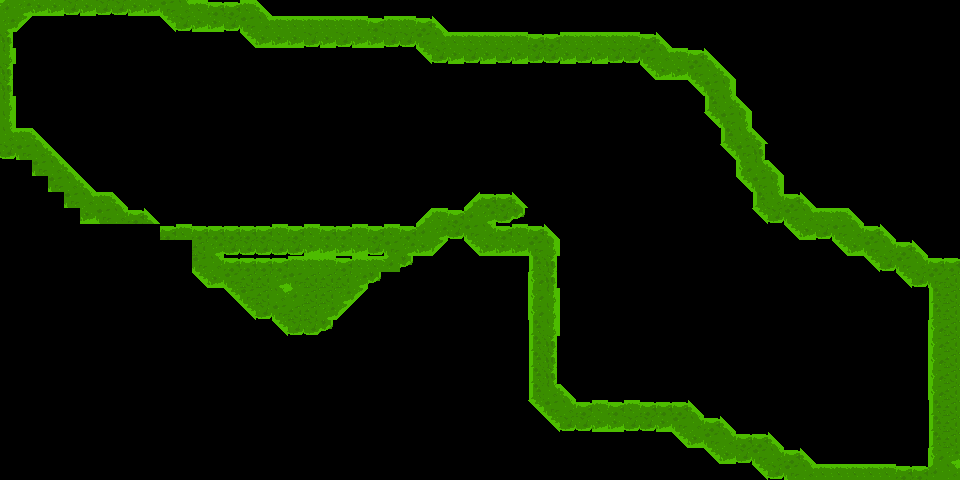

Rendered tile map (Tiled .tmx) drawn with the repository's tilesets; below, a short description and the full map source, tile grids included:
An orthogonal 60x30 tile map with 16x16 px tiles, 1 tile layer (terrain), 2 tilesets and 2 objects (finish-line, ball-spawn).

<map version="1.10" tiledversion="1.12.2" orientation="orthogonal" renderorder="right-down" width="60" height="30" tilewidth="16" tileheight="16" infinite="0" nextlayerid="3" nextobjectid="6">
 <properties>
  <property name="boost_line-capacity" type="float" value="20000" />
  <property name="cannon-count" type="int" value="3" />
  <property name="line-capacity" type="float" value="20000" />
 </properties>
 <tileset firstgid="1" source="tileset.tsx" />
 <tileset firstgid="111" source="../act-2/tileset.tsx" />
 <layer id="1" name="terrain" width="60" height="30">
  <data encoding="csv">
31,7,8,8,26,8,26,26,8,8,9,29,30,4,4,30,80,0,0,0,0,0,0,0,0,0,0,0,0,0,0,0,0,0,0,0,0,0,0,0,0,0,0,0,0,0,0,0,0,0,0,0,0,0,0,0,0,0,0,0,
7,91,0,0,0,0,0,0,0,0,90,26,8,8,26,9,29,30,30,30,30,30,30,4,30,30,4,80,0,0,0,0,0,0,0,0,0,0,0,0,0,0,0,0,0,0,0,0,0,0,0,0,0,0,0,0,0,0,0,0,
16,0,0,0,0,0,0,0,0,0,0,0,0,0,0,90,8,8,8,26,8,26,8,8,26,26,9,29,30,30,30,30,30,4,4,30,30,30,30,30,4,80,0,0,0,0,0,0,0,0,0,0,0,0,0,0,0,0,0,0,
18,0,0,0,0,0,0,0,0,0,0,0,0,0,0,0,0,0,0,0,0,0,0,0,0,0,90,26,8,26,8,26,8,26,26,8,26,8,26,26,9,29,30,4,80,0,0,0,0,0,0,0,0,0,0,0,0,0,0,0,
16,0,0,0,0,0,0,0,0,0,0,0,0,0,0,0,0,0,0,0,0,0,0,0,0,0,0,0,0,0,0,0,0,0,0,0,0,0,0,0,90,8,8,9,29,80,0,0,0,0,0,0,0,0,0,0,0,0,0,0,
16,0,0,0,0,0,0,0,0,0,0,0,0,0,0,0,0,0,0,0,0,0,0,0,0,0,0,0,0,0,0,0,0,0,0,0,0,0,0,0,0,0,0,90,9,18,0,0,0,0,0,0,0,0,0,0,0,0,0,0,
18,0,0,0,0,0,0,0,0,0,0,0,0,0,0,0,0,0,0,0,0,0,0,0,0,0,0,0,0,0,0,0,0,0,0,0,0,0,0,0,0,0,0,0,14,29,80,0,0,0,0,0,0,0,0,0,0,0,0,0,
18,0,0,0,0,0,0,0,0,0,0,0,0,0,0,0,0,0,0,0,0,0,0,0,0,0,0,0,0,0,0,0,0,0,0,0,0,0,0,0,0,0,0,0,90,9,18,0,0,0,0,0,0,0,0,0,0,0,0,0,
29,30,80,0,0,0,0,0,0,0,0,0,0,0,0,0,0,0,0,0,0,0,0,0,0,0,0,0,0,0,0,0,0,0,0,0,0,0,0,0,0,0,0,0,0,14,29,80,0,0,0,0,0,0,0,0,0,0,0,0,
26,9,29,80,0,0,0,0,0,0,0,0,0,0,0,0,0,0,0,0,0,0,0,0,0,0,0,0,0,0,0,0,0,0,0,0,0,0,0,0,0,0,0,0,0,90,9,16,0,0,0,0,0,0,0,0,0,0,0,0,
195,195,9,29,80,0,0,0,0,0,0,0,0,0,0,0,0,0,0,0,0,0,0,0,0,0,0,0,0,0,0,0,0,0,0,0,0,0,0,0,0,0,0,0,0,0,20,29,80,0,0,0,0,0,0,0,0,0,0,0,
195,195,195,9,29,80,0,0,0,0,0,0,0,0,0,0,0,0,0,0,0,0,0,0,0,0,0,0,0,0,0,0,0,0,0,0,0,0,0,0,0,0,0,0,0,0,90,9,18,0,0,0,0,0,0,0,0,0,0,0,
195,195,195,195,9,29,30,80,0,0,0,0,0,0,0,0,0,0,0,0,0,0,0,0,0,0,0,0,0,79,4,4,80,0,0,0,0,0,0,0,0,0,0,0,0,0,0,14,29,4,80,0,0,0,0,0,0,0,0,0,
0,195,195,195,195,8,9,29,4,80,0,0,0,0,0,0,0,0,0,0,0,0,0,0,0,0,79,30,4,31,7,26,27,0,0,0,0,0,0,0,0,0,0,0,0,0,0,90,26,9,29,30,30,80,0,0,0,0,0,0,
0,0,195,195,195,195,195,195,195,195,4,30,4,4,4,4,4,30,4,30,4,4,30,4,30,4,31,7,26,9,29,4,30,4,80,0,0,0,0,0,0,0,0,0,0,0,0,0,0,90,8,26,9,29,4,80,0,0,0,0,
0,0,195,195,195,195,195,195,195,195,195,195,15,7,26,26,26,26,26,8,8,8,8,26,9,7,8,91,0,90,8,8,8,9,18,0,0,0,0,0,0,0,0,0,0,0,0,0,0,0,0,0,90,8,9,29,4,80,0,0,
0,0,0,195,195,195,195,195,195,195,195,195,9,29,4,4,4,4,30,30,30,4,30,30,31,27,0,0,0,0,0,0,0,14,16,0,0,0,0,0,0,0,0,0,0,0,0,0,0,0,0,0,0,0,90,26,9,29,4,4,
0,0,0,0,195,195,195,195,195,195,195,195,90,8,9,15,15,7,9,15,15,15,7,27,0,0,0,0,0,0,0,0,0,20,16,0,0,0,0,0,0,0,0,0,0,0,0,0,0,0,0,0,0,0,0,0,90,26,9,15,
0,0,0,0,195,195,195,195,195,195,195,195,0,0,90,9,15,29,31,15,15,7,91,0,0,0,0,0,0,0,0,0,0,20,18,0,0,0,0,0,0,0,0,0,0,0,0,0,0,0,0,0,0,0,0,0,0,0,14,15,
0,0,0,0,0,0,0,0,0,0,0,0,0,0,0,90,26,9,15,15,7,91,0,0,0,0,0,0,0,0,0,0,0,20,18,0,0,0,0,0,0,0,0,0,0,0,0,0,0,0,0,0,0,0,0,0,0,0,14,15,
0,0,0,0,0,0,0,0,0,0,0,0,0,0,0,0,0,90,26,26,27,0,0,0,0,0,0,0,0,0,0,0,0,14,18,0,0,0,0,0,0,0,0,0,0,0,0,0,0,0,0,0,0,0,0,0,0,0,20,15,
0,0,0,0,0,0,0,0,0,0,0,0,0,0,0,0,0,0,0,0,0,0,0,0,0,0,0,0,0,0,0,0,0,14,16,0,0,0,0,0,0,0,0,0,0,0,0,0,0,0,0,0,0,0,0,0,0,0,20,15,
0,0,0,0,0,0,0,0,0,0,0,0,0,0,0,0,0,0,0,0,0,0,0,0,0,0,0,0,0,0,0,0,0,14,16,0,0,0,0,0,0,0,0,0,0,0,0,0,0,0,0,0,0,0,0,0,0,0,20,15,
0,0,0,0,0,0,0,0,0,0,0,0,0,0,0,0,0,0,0,0,0,0,0,0,0,0,0,0,0,0,0,0,0,14,16,0,0,0,0,0,0,0,0,0,0,0,0,0,0,0,0,0,0,0,0,0,0,0,20,15,
0,0,0,0,0,0,0,0,0,0,0,0,0,0,0,0,0,0,0,0,0,0,0,0,0,0,0,0,0,0,0,0,0,14,29,80,0,0,0,0,0,0,0,0,0,0,0,0,0,0,0,0,0,0,0,0,0,0,20,15,
0,0,0,0,0,0,0,0,0,0,0,0,0,0,0,0,0,0,0,0,0,0,0,0,0,0,0,0,0,0,0,0,0,90,9,29,4,30,4,30,4,4,4,80,0,0,0,0,0,0,0,0,0,0,0,0,0,0,14,15,
0,0,0,0,0,0,0,0,0,0,0,0,0,0,0,0,0,0,0,0,0,0,0,0,0,0,0,0,0,0,0,0,0,0,90,26,26,8,8,26,26,8,9,29,4,80,0,0,0,0,0,0,0,0,0,0,0,0,14,15,
0,0,0,0,0,0,0,0,0,0,0,0,0,0,0,0,0,0,0,0,0,0,0,0,0,0,0,0,0,0,0,0,0,0,0,0,0,0,0,0,0,0,90,8,9,29,4,4,80,0,0,0,0,0,0,0,0,0,14,15,
0,0,0,0,0,0,0,0,0,0,0,0,0,0,0,0,0,0,0,0,0,0,0,0,0,0,0,0,0,0,0,0,0,0,0,0,0,0,0,0,0,0,0,0,90,8,26,9,29,4,80,0,0,0,0,0,0,0,20,7,
0,0,0,0,0,0,0,0,0,0,0,0,0,0,0,0,0,0,0,0,0,0,0,0,0,0,0,0,0,0,0,0,0,0,0,0,0,0,0,0,0,0,0,0,0,0,0,90,26,9,29,30,30,30,30,30,4,4,31,29
</data>
 </layer>
 <objectgroup id="2" name="game">
  <object id="2" name="finish-line" x="898.972" y="339.973">
   <polygon points="0,0 -1.33333,122.667 28,122.667 28,-2.66667" />
  </object>
  <object id="3" name="ball-spawn" x="37.3333" y="58.6667">
   <point />
  </object>
 </objectgroup>
</map>
